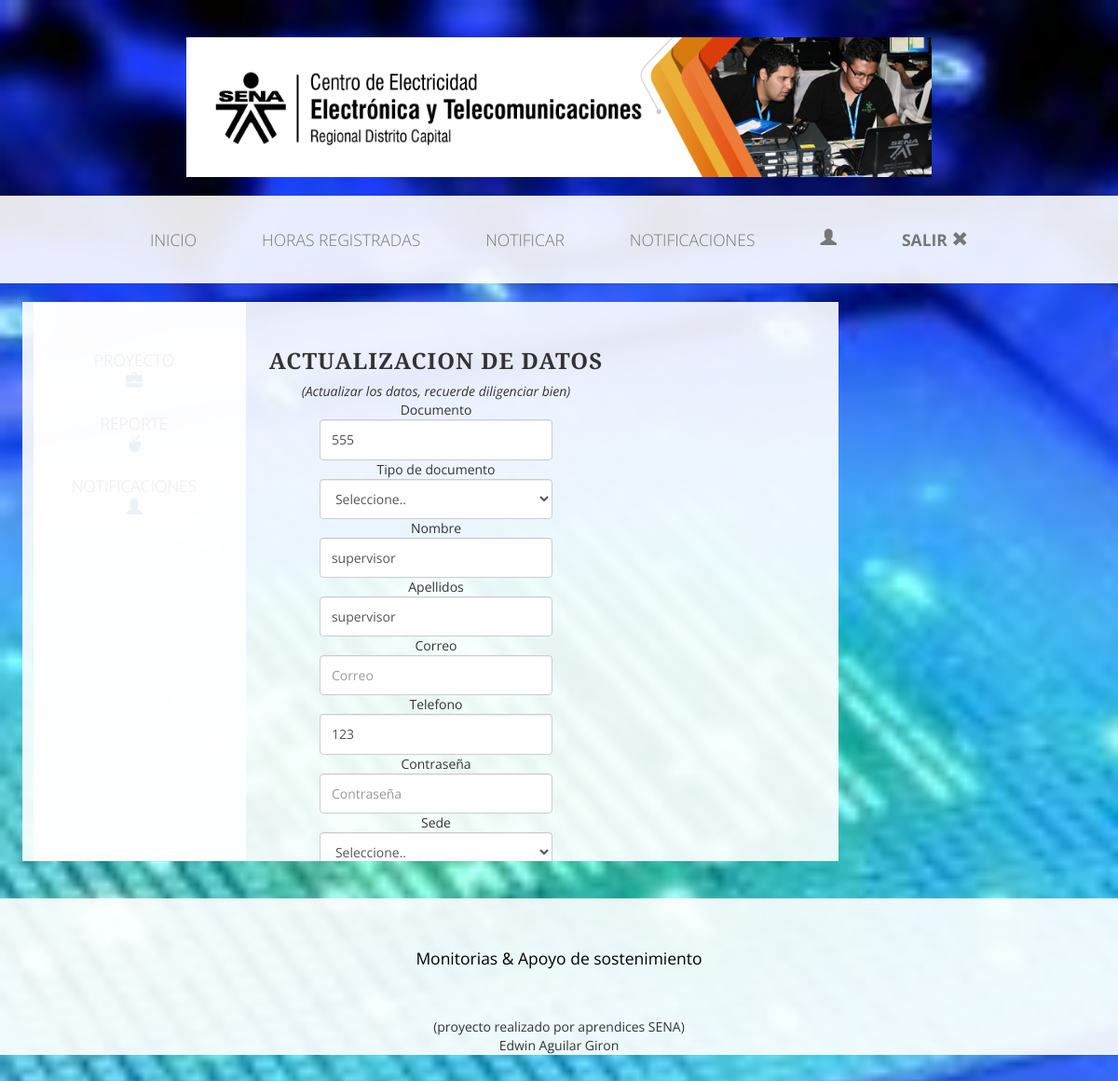
The app's page /vista/aprendiz/updateuser.php (signed in), older data.
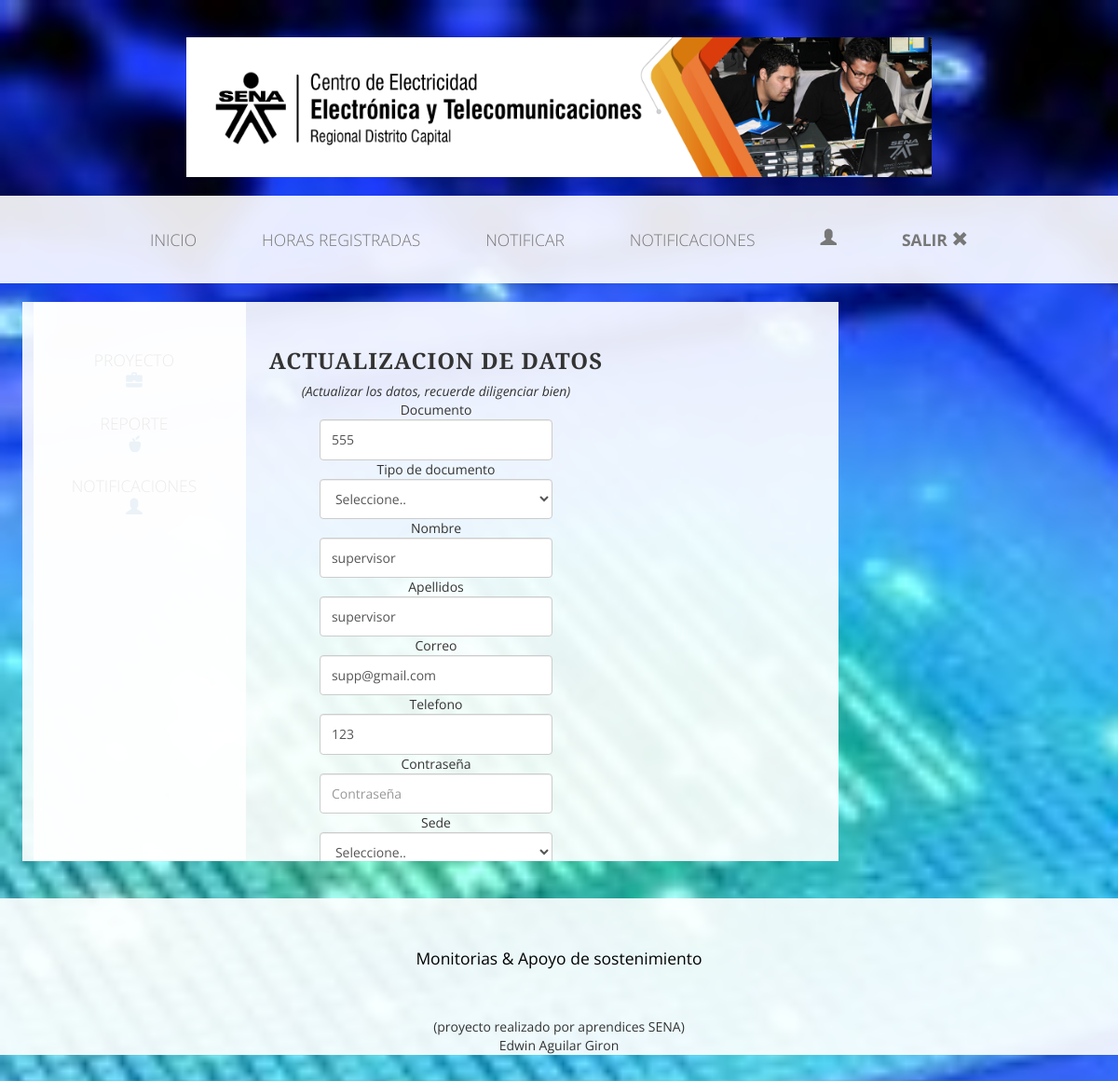
The same page, newer data.
### tables this page shows
CREATE TABLE IF NOT EXISTS `usuario` (
  `id_usuario` int(11) NOT NULL AUTO_INCREMENT,
  `documento` int(12) NOT NULL,
  `id_tipoDocumento` varchar(20) NOT NULL,
  `nombre` varchar(20) NOT NULL,
  `apellido` varchar(20) NOT NULL,
  `correo` varchar(30) NOT NULL,
  `telefono` varchar(12) NOT NULL,
  `contrasena` varchar(20) NOT NULL,
  `passadmin` varchar(20) NOT NULL,
  `passsuper` varchar(20) NOT NULL,
  `id_sede` varchar(20) NOT NULL,
  `id_programa` varchar(20) NOT NULL,
  `id_ficha` varchar(20) NOT NULL,
  `id_tipoUsuario` varchar(20) NOT NULL,
  `id_rol` varchar(20) NOT NULL,
  `id_estado` varchar(20) NOT NULL,
  PRIMARY KEY (`id_usuario`)
);

### vista/aprendiz/updateuser.php (called while the page is built, shortened)
<?php
include_once'cabecera.aprendiz.php';
?>
<?php
include_once'contenedor.user.php';
?>
<?php
include_once'../../controlador/aprendizController/updateController.php';
?>
<?php
include_once'fin.php';
?>

### controlador/class.usuario.php (called while the page is built, shortened)
<?php
class Usuario{
	static function imprimirusuario($WHERE){
		$db = new Conexion();
		$sql = "SELECT usuario.id_usuario,usuario.documento, tipoDocumento.nombre as tipodedocumento, usuario.nombre, usuario.apellido, usuario.correo ,usuario.telefono,usuario.contrasena,usuario.passadmin,usuario.passsuper,sede.nombre as sede, programa.nombre as nombreprograma, ficha.nombre as ficha, tipoUsuario.nombre as programa, rol.nombre as rol, estado.nombre as estado FROM usuario
		INNER JOIN tipoDocumento on usuario.id_tipoDocumento=tipoDocumento.id_tipoDocumento
		INNER JOIN sede on usuario.id_sede=sede.id_sede
		INNER JOIN programa on usuario.id_programa=programa.id_programa
		INNER JOIN ficha on usuario.id_ficha=ficha.id_ficha
		INNER JOIN tipoUsuario on usuario.id_tipoUsuario=tipoUsuario.id_tipoUsuario
		INNER JOIN rol on usuario.id_rol=rol.id_rol
		INNER JOIN estado on usuario.id_estado=estado.id_estado
		$WHERE;";
		$datos=$db->query($sql);
		return $datos;
}
}
?>

### controlador/aprendizController/updateController.php (the view, shortened to what this page needs)
<div class="box" id="contenido">
            <center>
        <h3><strong>ACTUALIZACION DE DATOS</strong></h3>
        <em>(Actualizar los datos, recuerde diligenciar bien)</em></acronym><br>
        <?php
        include_once'../../controlador/class.usuario.php';
        $sql_updater = Usuario::imprimirusuario("WHERE id_usuario='$_SESSION[id_usuario]'");
        while($regee=$sql_updater->fetch_assoc()){
        ?>
        <form action="../../controlador/ejecutaupdateuser.php" method="POST">
            Documento
            <input name="documento" id="documento" value="<?php echo $regee[documento]?>" required="required" type="text"
                placeholder="Documento" style="width:30%; height:8%" class="form-control"></td>
            Tipo de documento
            <select name="id_tipoDocumento" id="id_tipoDocumento" style="width:30%; height:8%" class="form-control">
                <option>Seleccione..</option>
            </select>
            Nombre
            <input name="nombre" type="text" value="<?php echo $regee[nombre]?>" required="required" id="nombre"
                placeholder="Nombre" style="width:30%; height:8%" class="form-control" />
            Apellidos
            <input name="apellido" type="text" value="<?php echo $regee[apellido]?>" required="required" id="apellido"
                placeholder="Apellido" style="width:30%; height:8%" class="form-control" />
            Correo
            <input type="email" name="correo" value="<?php echo $regee[correo]?>" required="required" id="correo"
                placeholder="Correo" style="width:30%; height:8%" class="form-control">
            Telefono
            <input name="telefono" id="telefono" value="<?php echo $regee[telefono]?>" type="text" placeholder="telefono"
                required="required" style="width:30%; height:8%" class="form-control">
            Contraseña
            <input name="contrasena" id="contrasena" type="password" value="<?php echo $regee[contrasena]?>"
                placeholder="Contraseña" required="required" style="width:30%; height:8%" class="form-control">
            Sede
            <select name="id_sede" id="id_sede" style="width:30%; height:8%" class="form-control">
                <option>Seleccione..</option>
            </select>
            <br>
        </form>
        <?php
        }
        ?>
    </center>
    <br>
    <br>
    <br />
    </center>

Row changes from the older to the newer data that the page shows:
changed usuario "supervisor": correo (not shown) → "supp@gmail.com"
